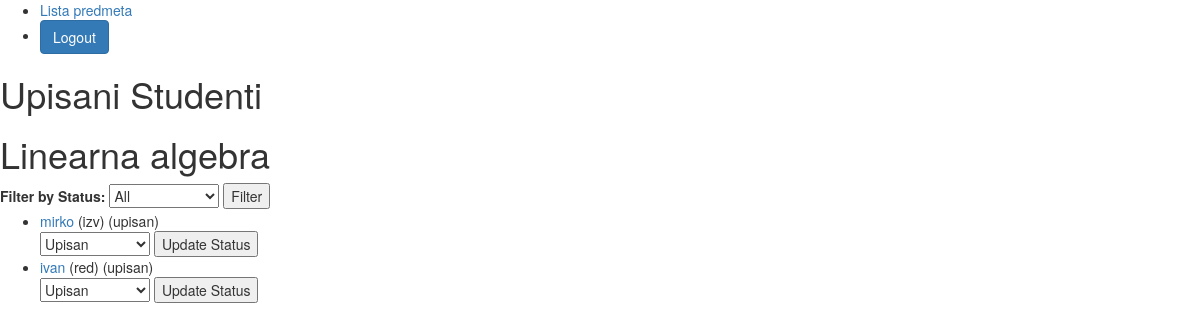
/predmet/1/studenti/ (signed in), run on an earlier commit of the app's database.
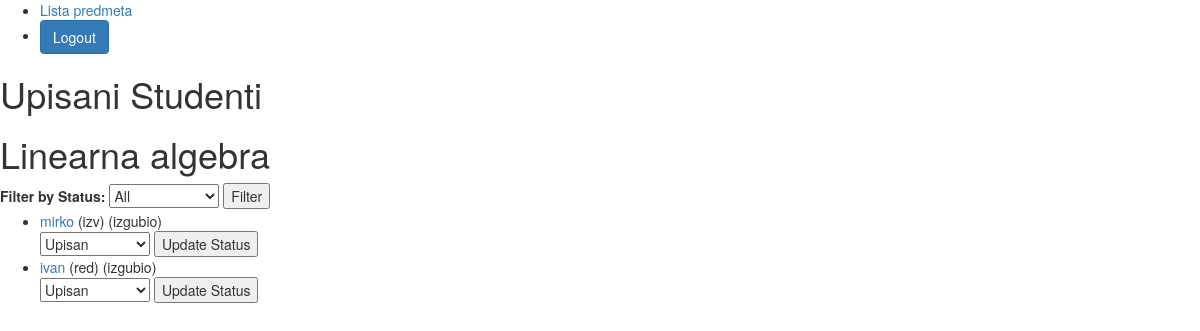
And on a later commit of the database.
### appUpisStudenata/models.py (models this page shows)
class Korisnik(AbstractUser):
    role = models.ForeignKey(Role, on_delete=models.SET_NULL,blank=True, null=True, related_name="rola" )
    statusi = (('none', 'None'), ('izv', 'izvanredni student'), ('red', 'redovni student'))
    status = models.CharField(max_length=50, choices=statusi)

### appUpisStudenata/views.py (the view)
# urls.py: path('predmet/<int:predmet_id>/studenti/', UpisaniStudentiView.as_view(), name='upisaniStudenti'),
class UpisaniStudentiView(LoginRequiredMixin, View):
    def get(self, request, predmet_id):
        predmet = get_object_or_404(Predmeti, pk=predmet_id)
        upisaniStudenti = Korisnik.objects.filter(student__predmetId=predmet).distinct()
        studenti_list = []
        for student in upisaniStudenti:
            statusPredmeta = Upisi.objects.filter(studentId=student.id, predmetId=predmet.id).values_list('status', flat=True).first()
            studenti_list.append((student, statusPredmeta))
        context = {
            'predmet': predmet,
            'studenti_list': studenti_list
        }
        return render(request, 'upisaniStudenti.html', context)

### appUpisStudenata/templates/upisaniStudenti.html (shortened to what this page needs)
{% extends 'base.html' %}
{% block content %}
    <h1>Upisani Studenti</h1>
    <h1>{{predmet.name}}</h1>
    <form method="get" action="{% url 'upisaniStudenti' predmet_id=predmet.id %}">
        <label for="statusFilter">Filter by Status:</label>
        <select name="statusFilter" id="statusFilter">
            <option value="" {% if not request.GET.statusFilter %}selected{% endif %}>All</option>
        </select>
        <button type="submit">Filter</button>
    </form>
    <ul>
        {% for student in studenti_list %}
            {% if not request.GET.statusFilter or request.GET.statusFilter == 'all' or student.1 == request.GET.statusFilter %}
                <li>
                    <a href="{% url 'editStudent' pk=student.0.pk %}">{{ student.0.username }}</a>
                    ({{ student.0.status }}) ({{ student.1 }})
                    <form method="post" action="{% url 'updateStatusPredmeta' pk=student.0.pk predmet_id=predmet.id %}">
                        <select name="statusPredmeta" id="statusPredmeta">
                            <option value="upisan" {% if student.0.statusPredmeta == 'upisan' %}selected{% endif %}>Upisan</option>
                        </select>
                        <button type="submit">Update Status</button>
                    </form>
                </li>
            {% endif %}
        {% endfor %}
    </ul>
{% endblock %}

What changed in the data, as far as the page shows it:
computed for Korisnik "mirko": student "upisan" → "izgubio"
changed Korisnik "ivan": student "upisan" → "izgubio"
